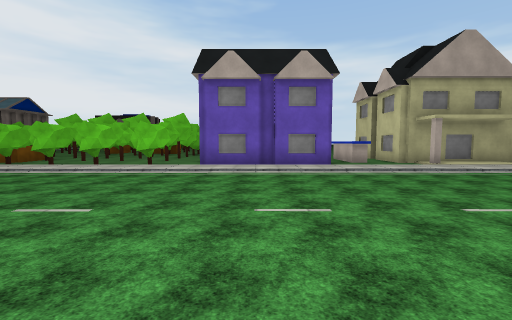
View 1 (above)

24 first-person views from a walk through a scene from a Unity 3-D project. The camera is 1.3 m above the floor, tilts 4° down and sees 90° across. The floor is counted in squares, 2 m on a side. Each view is taken from the middle of a square. On the plan, view 1 faces up. The plan holds only what a view shows up to about 9 squares ahead; the rest is blank. The place goes on beyond the plan. The player character is not drawn. Some surface patterns are stand-ins.

View 2
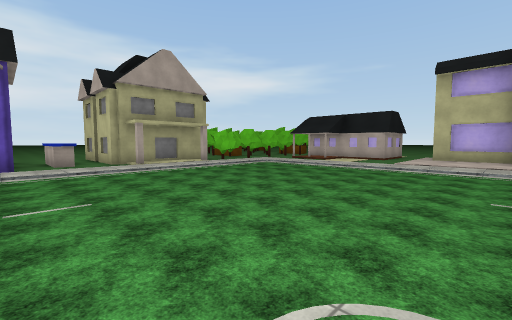

View 3
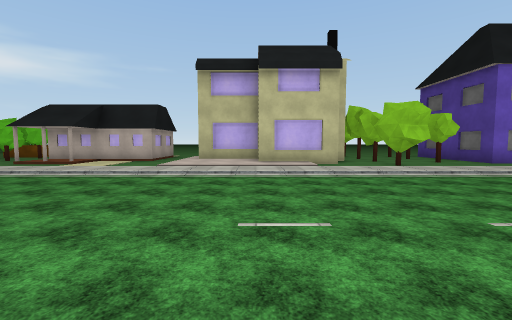

View 4
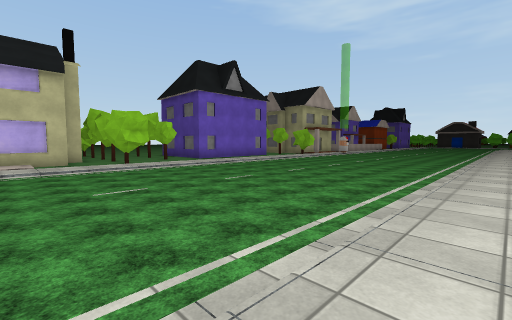

View 5
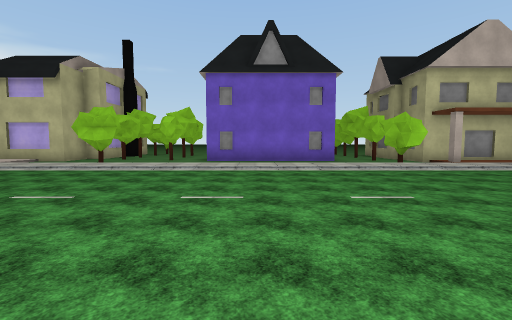

View 6
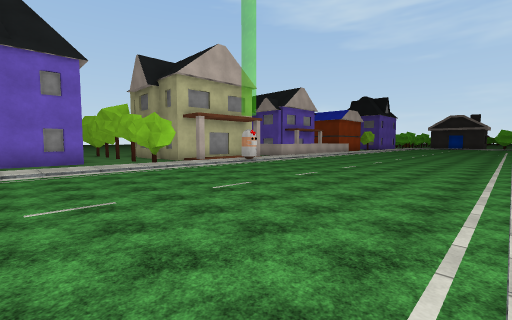

View 7
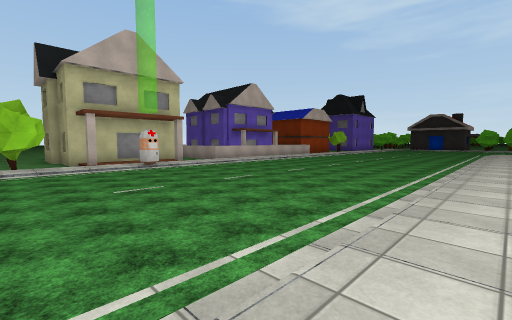

View 8
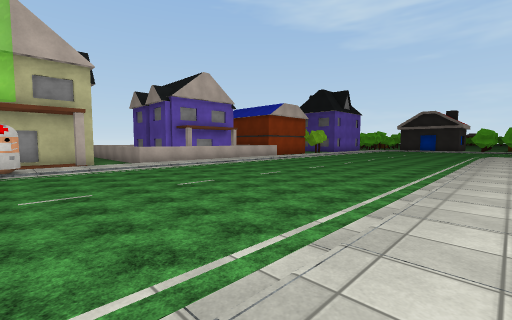

View 9
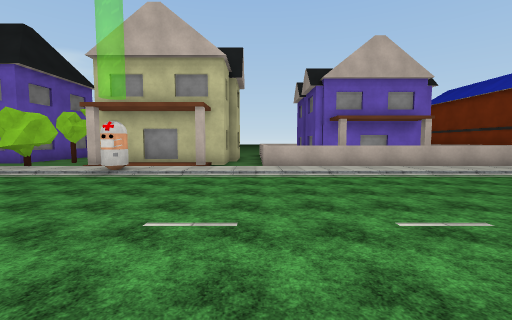

View 10
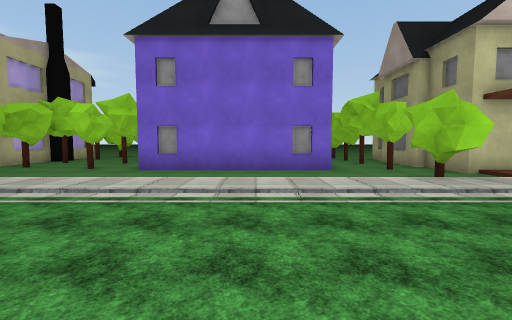

View 11
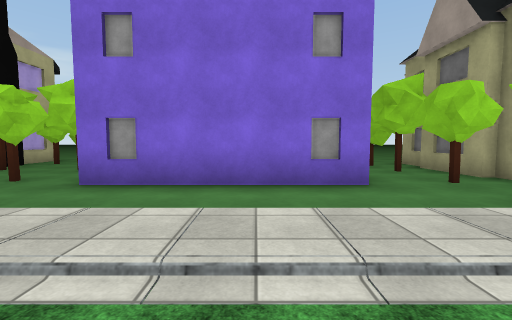

View 12
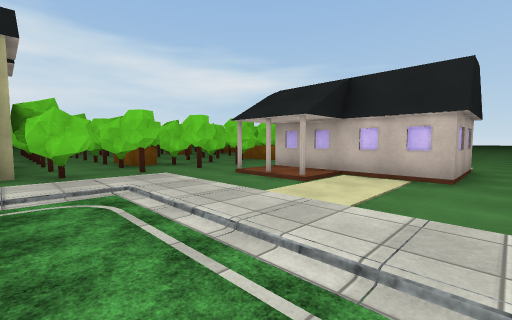

View 13
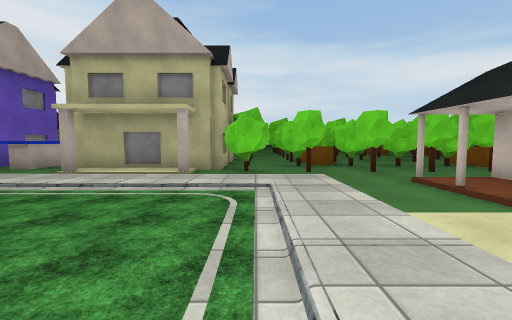

View 14
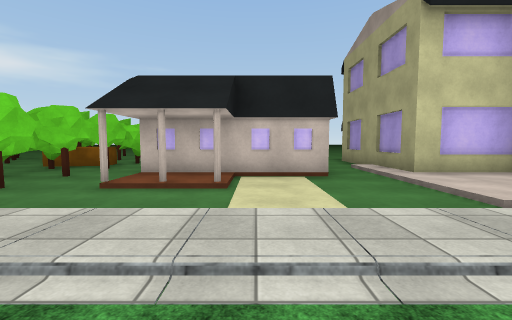

View 15
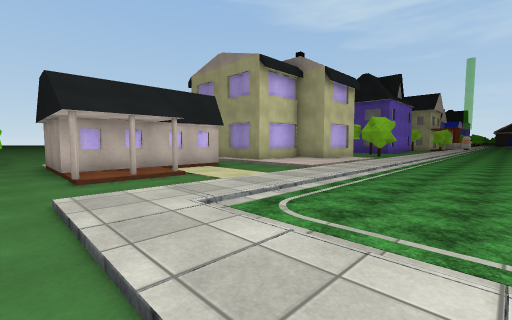

View 16
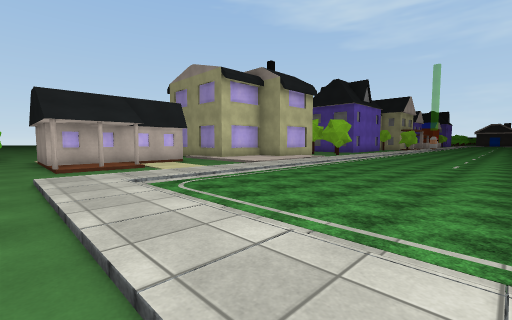

View 17
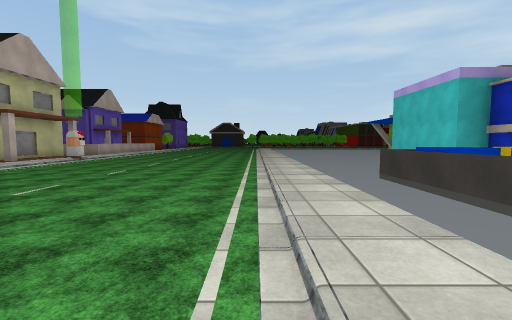

View 18
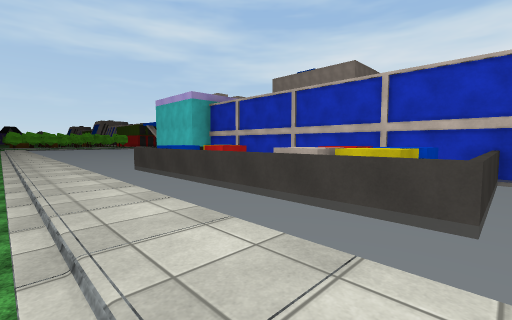

View 19
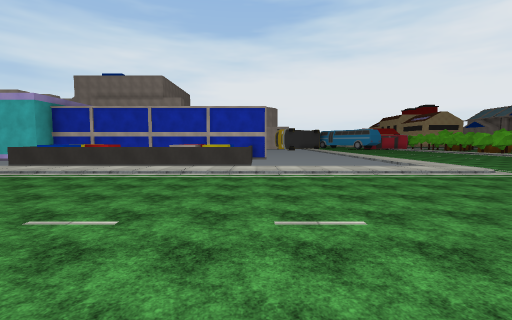

View 20
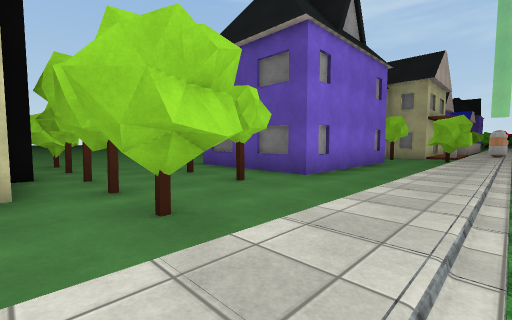

View 21
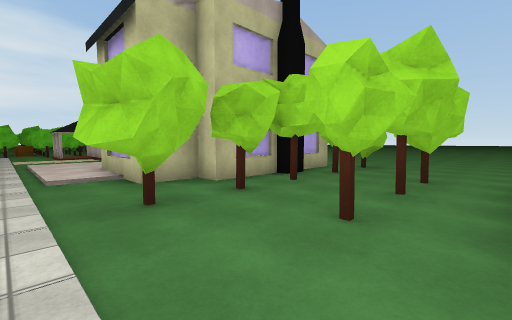

View 22
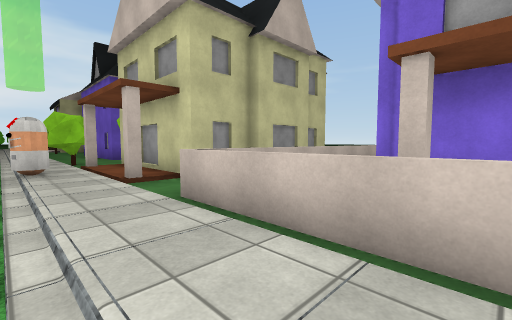

View 23
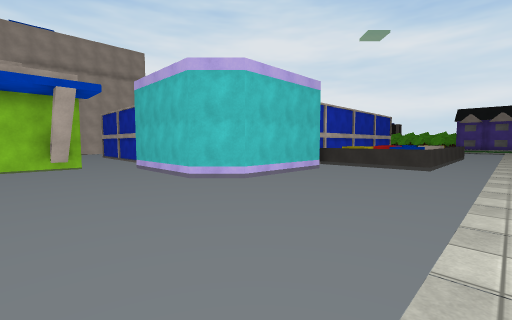

View 24
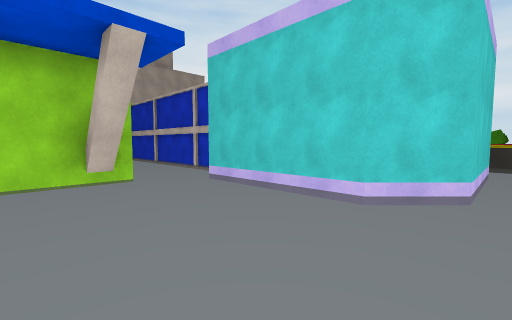

### Floor plan
Key: @ floor where view 1 was taken; # wall or solid block; x gap in a wall; . main floor; : floor 0.25 m higher than the main floor; / step, stairs or slope; = window, fence, low wall or low ledge; O other object.
Columns run from 11 left of view 1 to 16 right of it. Each row starts with its distance up from view 1.
 10              ##    ###
  9         #.   #O.O  O#####
  8    ###  #.#####.#OO###.#####
  7     .####    ...............
  6           :::::::::::/./OOO.
  5        .............//.:O
  4        .............//..O
  3         ............//..OOO.
  2          ...........//......
  1           ..........//  OO##
  0           .@........//  O
 -1           /////.....// OO
 -2           ///:/.....//:OO
 -3              :/.....//.##
 -4              :/.....///.####
 -5              :/.....//O#O#.#
 -6         #... :/.....///.....
 -7         #=== :/.....//.Ox#O.
 -8         ###= :/.....//......
 -9          ##= :/.....//.#
-10           #= :/.....//.#
-11          ##= :/.....//.#
-12         ###= :/.....//.#
-13         ==== :/.....//....
-14              :/...../O##..O
-15         #    :/.....//.##..
-16         #    :/....../O#####
-17         #    :/.....OO OO
-18 ####    #    :/....../ OO
-19      ###     :/.....///#####
-20              :/.....//...
-21     #        :/.....//#
-22     #    .   :/.....//###
-23              :/.....//##
-24              :/.....//##
-25              :/.... //O#

Where each view was taken, in squares from view 1:
view 1: 0 up, 0 right, facing up
view 2: 1 down, 2 right, facing up-right
view 3: 1 down, 4 right, facing right
view 4: 2 down, 2 right, facing down-right
view 5: 10 down, 3 right, facing right
view 6: 11 down, 3 right, facing down-right
view 7: 14 down, 2 right, facing down-right
view 8: 17 down, 2 right, facing down-right
view 9: 20 down, 4 right, facing right
view 10: 11 down, 6 right, facing right
view 11: 11 down, 8 right, facing right
view 12: 2 up, 8 right, facing up-right
view 13: 2 up, 9 right, facing up
view 14: 4 up, 8 right, facing right
view 15: 7 up, 7 right, facing down-right
view 16: 7 up, 5 right, facing down-right
view 17: 8 down, 3 right, facing down
view 18: 6 down, 3 right, facing down-left
view 19: 6 down, 8 right, facing left
view 20: 4 down, 9 right, facing down-right
view 21: 8 down, 10 right, facing up-right
view 22: 23 down, 9 right, facing up-right
view 23: 22 down, 2 right, facing up-left
view 24: 22 down, 2 left, facing up-left
